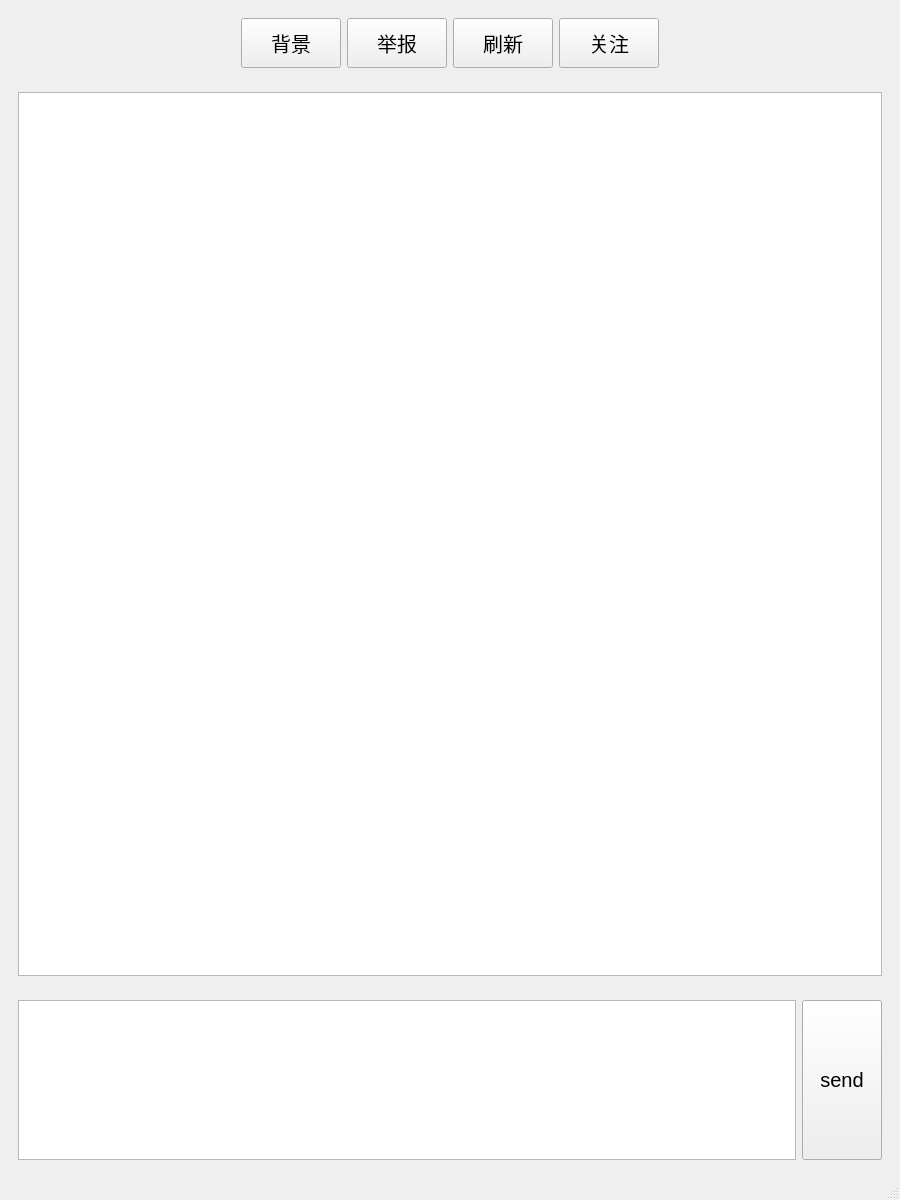
<?xml version="1.0" encoding="UTF-8"?>
<ui version="4.0">
 <class>newWindow</class>
 <widget class="QMainWindow" name="newWindow">
  <property name="geometry">
   <rect>
    <x>0</x>
    <y>0</y>
    <width>900</width>
    <height>1200</height>
   </rect>
  </property>
  <property name="windowTitle">
   <string>MainWindow</string>
  </property>
  <widget class="QWidget" name="centralwidget">
   <layout class="QVBoxLayout" name="verticalLayout" stretch="1,22,4">
    <item>
     <widget class="QWidget" name="widget" native="true">
      <layout class="QHBoxLayout" name="horizontalLayout_3">
       <item>
        <spacer name="horizontalSpacer">
         <property name="orientation">
          <enum>Qt::Horizontal</enum>
         </property>
         <property name="sizeHint" stdset="0">
          <size>
           <width>277</width>
           <height>20</height>
          </size>
         </property>
        </spacer>
       </item>
       <item>
        <widget class="QPushButton" name="pushButton">
         <property name="minimumSize">
          <size>
           <width>100</width>
           <height>50</height>
          </size>
         </property>
         <property name="font">
          <font>
           <pointsize>15</pointsize>
          </font>
         </property>
         <property name="text">
          <string>背景</string>
         </property>
        </widget>
       </item>
       <item>
        <widget class="QPushButton" name="repoBtn">
         <property name="minimumSize">
          <size>
           <width>100</width>
           <height>50</height>
          </size>
         </property>
         <property name="maximumSize">
          <size>
           <width>100</width>
           <height>50</height>
          </size>
         </property>
         <property name="font">
          <font>
           <pointsize>15</pointsize>
          </font>
         </property>
         <property name="text">
          <string>举报</string>
         </property>
        </widget>
       </item>
       <item>
        <widget class="QPushButton" name="refreshBtn">
         <property name="minimumSize">
          <size>
           <width>100</width>
           <height>50</height>
          </size>
         </property>
         <property name="maximumSize">
          <size>
           <width>100</width>
           <height>50</height>
          </size>
         </property>
         <property name="font">
          <font>
           <pointsize>15</pointsize>
          </font>
         </property>
         <property name="text">
          <string>刷新</string>
         </property>
        </widget>
       </item>
       <item>
        <widget class="QPushButton" name="subcBtn">
         <property name="minimumSize">
          <size>
           <width>100</width>
           <height>50</height>
          </size>
         </property>
         <property name="maximumSize">
          <size>
           <width>100</width>
           <height>50</height>
          </size>
         </property>
         <property name="font">
          <font>
           <pointsize>15</pointsize>
          </font>
         </property>
         <property name="text">
          <string>关注</string>
         </property>
        </widget>
       </item>
       <item>
        <spacer name="horizontalSpacer_2">
         <property name="orientation">
          <enum>Qt::Horizontal</enum>
         </property>
         <property name="sizeHint" stdset="0">
          <size>
           <width>277</width>
           <height>20</height>
          </size>
         </property>
        </spacer>
       </item>
      </layout>
     </widget>
    </item>
    <item>
     <widget class="QWidget" name="widget_2" native="true">
      <layout class="QHBoxLayout" name="horizontalLayout">
       <item>
        <widget class="QListWidget" name="mac_listWidget"/>
       </item>
      </layout>
     </widget>
    </item>
    <item>
     <widget class="QWidget" name="widget_4" native="true">
      <layout class="QHBoxLayout" name="horizontalLayout_2">
       <item>
        <widget class="QTextEdit" name="sendCmt"/>
       </item>
       <item>
        <widget class="QPushButton" name="sendBtn">
         <property name="minimumSize">
          <size>
           <width>80</width>
           <height>160</height>
          </size>
         </property>
         <property name="maximumSize">
          <size>
           <width>80</width>
           <height>160</height>
          </size>
         </property>
         <property name="font">
          <font>
           <pointsize>15</pointsize>
          </font>
         </property>
         <property name="text">
          <string>send</string>
         </property>
        </widget>
       </item>
      </layout>
     </widget>
    </item>
   </layout>
  </widget>
  <widget class="QStatusBar" name="statusbar"/>
  <widget class="QMenuBar" name="menubar">
   <property name="geometry">
    <rect>
     <x>0</x>
     <y>0</y>
     <width>900</width>
     <height>21</height>
    </rect>
   </property>
  </widget>
 </widget>
 <resources/>
 <connections/>
</ui>
